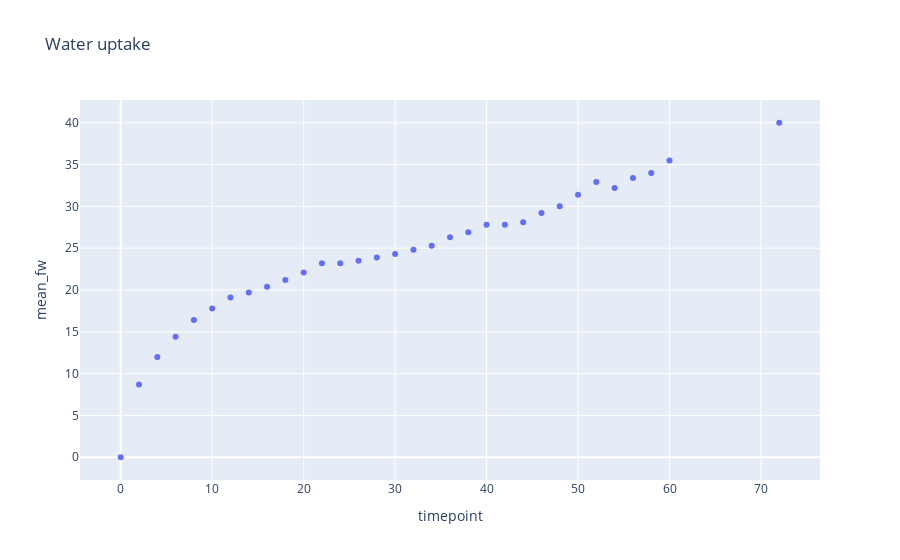

The notebook cell saved with this chart:
### Code cell
fig = px.scatter(df, x = "timepoint", y = "mean_fw", title = "Water uptake")
fig.show()

### Figure 1 — Plotly figure (JSON) as saved in the notebook; plotly's stock layout.template omitted (floating-point values rounded to 4 significant figures)
{"data": [{"hovertemplate": "timepoint=%{x}<br>mean_fw=%{y}<extra></extra>", "legendgroup": "", "marker": {"color": "#636efa", "symbol": "circle"}, "mode": "markers", "name": "", "orientation": "v", "showlegend": false, "type": "scatter", "x": [0, 2, 4, 6, 8, 10, 12, 14, 16, 18, 20, 22, 24, 26, 28, 30, 32, 34, 36, 38, 40, 42, 44, 46, 48, 50, 52, 54, 56, 58, 60, 72], "xaxis": "x", "y": [0, 8.7, 12, 14.4, 16.4, 17.8, 19.1, 19.7, 20.4, 21.2, 22.1, 23.2, 23.2, 23.5, 23.9, 24.3, 24.8, 25.3, 26.3, 26.9, 27.8, 27.8, 28.1, 29.2, 30, 31.4, 32.9, 32.2, 33.4, 34, 35.5, 40], "yaxis": "y"}], "layout": {"legend": {"tracegroupgap": 0}, "title": {"text": "Water uptake"}, "xaxis": {"anchor": "y", "domain": [0, 1], "title": {"text": "timepoint"}}, "yaxis": {"anchor": "x", "domain": [0, 1], "title": {"text": "mean_fw"}}}}
